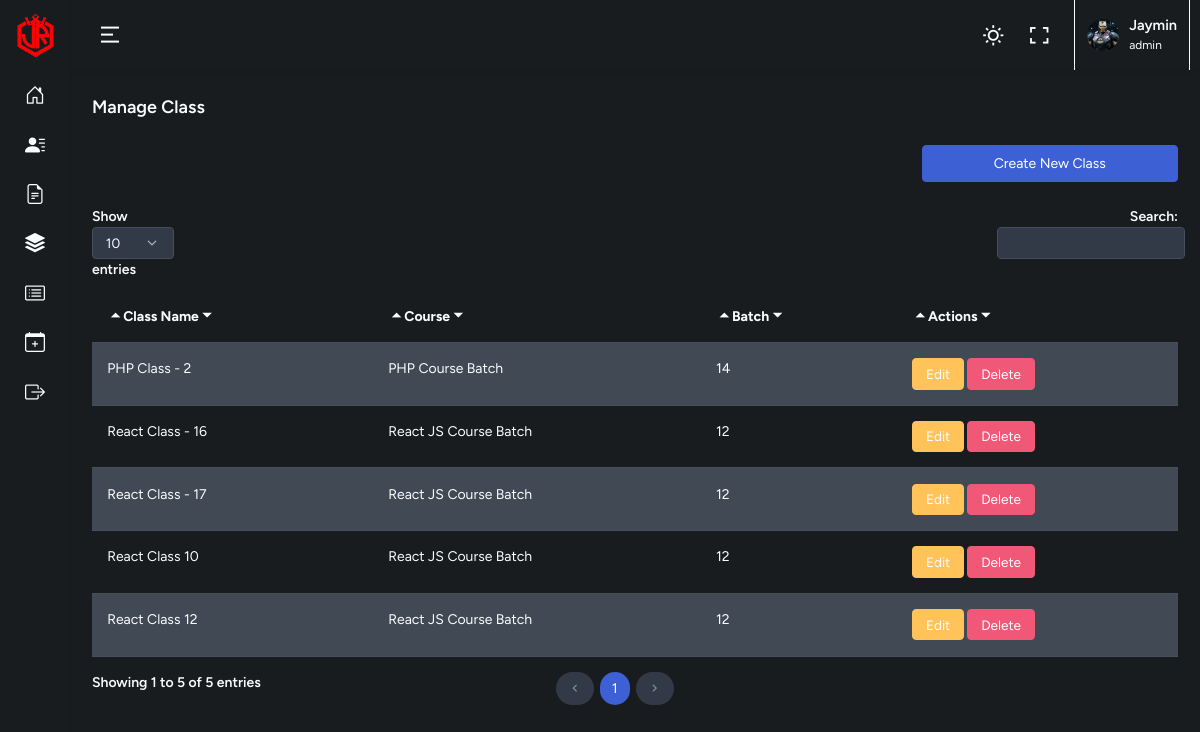
Screenshot of /Manage_Classes.php (signed in) with the database file from the repository.
### tables this page shows
CREATE TABLE `classes` (
  `id` int(11) NOT NULL,
  `batch_id` int(11) NOT NULL,
  `class_name` varchar(255) NOT NULL,
  `start_time` datetime NOT NULL,
  `end_time` datetime NOT NULL,
  `created_at` timestamp NOT NULL DEFAULT current_timestamp(),
  `updated_at` timestamp NOT NULL DEFAULT current_timestamp() ON UPDATE current_timestamp()
);

CREATE TABLE `batches` (
  `id` int(11) NOT NULL,
  `course_name` varchar(255) NOT NULL,
  `start_date` date NOT NULL,
  `end_date` date NOT NULL,
  `capacity` int(11) NOT NULL,
  `created_at` timestamp NOT NULL DEFAULT current_timestamp(),
  `updated_at` timestamp NOT NULL DEFAULT current_timestamp() ON UPDATE current_timestamp()
);

### Manage_Classes.php (the view, shortened to what this page needs)
<?php require ("./comp/session.php");
include('config.php');
$classes = $conn->query("SELECT classes.*, batches.course_name AS batch_course_name FROM classes JOIN batches ON classes.batch_id = batches.id");
?>
<!DOCTYPE html>
<html lang="en" data-bs-theme="dark">
<head>
    <link href="assets/vendor/select2/css/select2.min.css" rel="stylesheet" type="text/css" />
    <link href="assets/vendor/daterangepicker/daterangepicker.css" rel="stylesheet" type="text/css" />
    <link href="assets/vendor/bootstrap-touchspin/jquery.bootstrap-touchspin.min.css" rel="stylesheet"
        type="text/css" />
    <link href="assets/vendor/bootstrap-datepicker/css/bootstrap-datepicker.min.css" rel="stylesheet" type="text/css" />
    <link href="assets/vendor/bootstrap-timepicker/css/bootstrap-timepicker.min.css" rel="stylesheet" type="text/css" />
    <link href="assets/vendor/flatpickr/flatpickr.min.css" rel="stylesheet" type="text/css" />
    <link rel="stylesheet" href="assets/vendor/daterangepicker/daterangepicker.css">
    <link href="https://cdn.jsdelivr.net/npm/bootstrap@5.3.3/dist/css/bootstrap.min.css" rel="stylesheet">
    <link rel="stylesheet" href="assets/vendor/admin-resources/jquery.vectormap/jquery-jvectormap-1.2.2.css">
    <link href="assets/css/app.min.css" rel="stylesheet" type="text/css" id="app-style" />
    <link href="assets/css/icons.min.css" rel="stylesheet" type="text/css" />
</head>
<body>
    <div class="wrapper">
        <?php require './layouts/topbar.php'; ?>
        <?php require './layouts/sidebar.php'; ?>
        <div class="content-page">
            <div class="content">
                <div class="container-fluid">
                    <div class="row">
                        <div class="col-12">
                            <div class="page-title-box">
                                <h4 class="page-title">Manage Class</h4>
                            </div>
                        </div>
                    </div>
                    <div class="row">
                        <div class="col-md-9"></div>
                        <div class="col-md-3 text-right">
                            <button class="btn btn-primary mb-3 w-100" data-toggle="modal"
                                data-target="#createBatchModal">Create New Class</button>
                        </div>
                        <table id="basic-datatable" class="table table-striped dt-responsive nowrap w-100">
                            <thead>
                                <tr>
                                    <th>Class Name</th>
                                    <th>Course</th>
                                    <th>Batch</th>
                                    <th>Actions</th>
                                </tr>
                            </thead>
                            <tbody>
                                <?php while ($class = $classes->fetch_assoc()): ?>
                                <tr>
                                    <td><?php echo $class['class_name']; ?></td>
                                    <td><?php echo $class['batch_course_name']; ?></td>
                                    <td><?php echo $class['batch_id']; ?></td>
                                    <td>
                                        <a href="edit_class.php?id=<?php echo $class['id']; ?>"
                                            class="btn btn-warning btn-sm">Edit</a>
                                        <a href="delete_class.php?id=<?php echo $class['id']; ?>"
                                            class="btn btn-danger btn-sm"
                                            onclick="return confirm('Are you sure you want to delete this class?');">Delete</a>
                                    </td>
                                </tr>
                                <?php endwhile; ?>
                            </tbody>
                        </table>
                    </div>
                </div>
            </div>
        </div>
    </div>
</body>
</html>

### layouts/topbar.php (shortened to what this page needs)
<div class="navbar-custom">
    <div class="topbar container-fluid">
        <div class="d-flex align-items-center gap-lg-2 gap-1">
            <button class="button-toggle-menu">
                <i class="ri-menu-2-fill"></i>
            </button>
        </div>
        <ul class="topbar-menu d-flex align-items-center gap-3">
            <li class="d-lg-d-sm-inline-block">
                <div class="nav-link" id="light-dark-mode" data-bs-toggle="tooltip" data-bs-placement="left"
                    title="Theme Mode">
                    <i class="ri-moon-line fs-22"></i>
                </div>
            </li>
            <li class="d-lg-d-md-inline-block">
                <a class="nav-link" href="#" data-toggle="fullscreen" data-bs-toggle="tooltip" data-bs-placement="left"
                    title="Full Screen">
                    <i class="ri-fullscreen-line fs-22"></i>
                </a>
            </li>
            <li class="dropdown">
                <a class="nav-link dropdown-toggle arrow-none nav-user px-2" data-bs-toggle="dropdown" href="#"
                    role="button" aria-haspopup="false" aria-expanded="false">
                    <span class="account-user-avatar">
                        <img src="assets/images/ironbatman.jpeg" alt="user-image" width="32" class="rounded-circle">
                    </span>
                    <span class="d-lg-flex flex-column gap-1 d-none">
                        <h5 class="my-0">
                            <?php echo $_SESSION['name']; ?>
                        </h5>
                        <h6 class="my-0 fw-normal">
                            <?php echo $_SESSION['role']; ?>
                        </h6>
                    </span>
                </a>
            </li>
        </ul>
    </div>
</div>

### layouts/sidebar.php (shortened to what this page needs)
<?php
$user_role = $_SESSION['role'];
?>
<div class="leftside-menu" style="position: fixed; height: 100vh;">
    <a class="logo logo-light">
        <span class="logo-sm">
            <img src="assets/images/logo-smpk.png" alt="small logo">
        </span>
    </a>
    <div class="h-100" id="leftside-menu-container" data-simplebar>
        <html data-sidenav-user="true" data-sidenav-size="condensed">
        <ul class="side-nav">
            <?php if ($user_role == 'admin'): ?>
            <li class="side-nav-item">
                <a href="Admin_Dashboard.php" class="side-nav-link">
                    <i class="bi bi-house-door"></i>
                </a>
            </li>
            <li class="side-nav-item">
                <a href="Manage_User.php" class="side-nav-link">
                    <i class="bi bi-person-lines-fill"></i>
                </a>
            </li>
            <li class="side-nav-item">
                <a href="Manage_Batches.php" class="side-nav-link">
                    <i class="bi bi-file-earmark-text"></i>
                </a>
            </li>
            <li class="side-nav-item">
                <a href="Manage_Classes.php" class="side-nav-link">
                    <i class="bi bi-stack"></i>
                </a>
            </li>
            <li class="side-nav-item">
                <a href="Manage_Resource.php" class="side-nav-link">
                    <i class="bi bi-card-list"></i>
                </a>
            </li>
            <li class="side-nav-item">
                <a href="Schedule_Class.php" class="side-nav-link">
                    <i class="bi bi-calendar-plus"></i>
                </a>
            </li>
            <?php else: ?>
            <li class="side-nav-item">
                <p>Unknown role or no access.</p>
            </li>
            <?php endif; ?>
            <li class="side-nav-item">
                <a href="logout.php" class="side-nav-link">
                    <i class="bi bi-box-arrow-right"></i>
                </a>
            </li>
        </ul>
    </div>
</div>

### rows the page displays
classes: class_name "React Class - 16", batch.course_name "React JS Course Batch", batch "12"
classes: class_name "PHP Class - 2", batch.course_name "PHP Course Batch", batch "14"
classes: class_name "React Class - 17", batch.course_name "React JS Course Batch", batch "12"
classes: class_name "React Class 10", batch.course_name "React JS Course Batch", batch "12"
classes: class_name "React Class 12", batch.course_name "React JS Course Batch", batch "12"

### other values shown
$_SESSION['name'] "Jaymin"
$_SESSION['role'] "admin"
